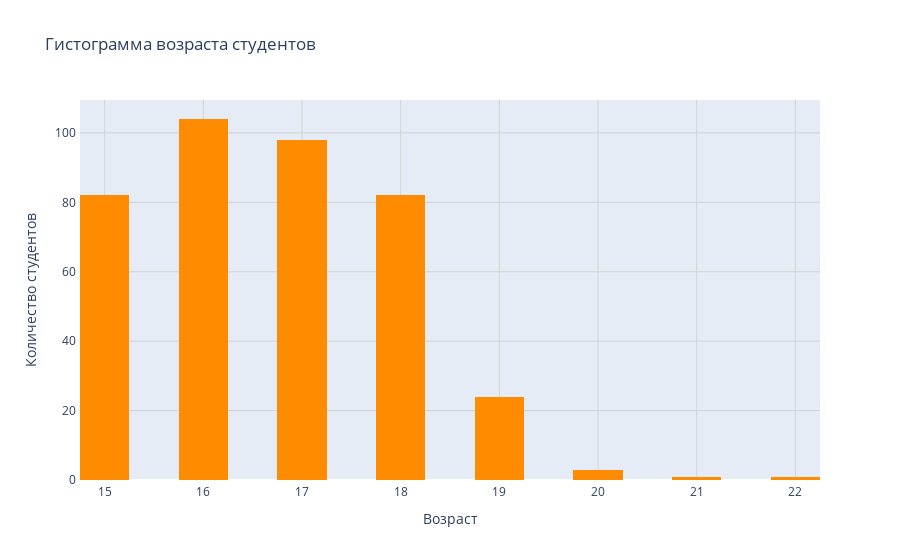

Notebook code for this chart:
### Markdown cell above
Для чего датасет
====
Датасет "Student Alcohol Consumption" содержит информацию о студентах и в частности о потреблении ими алкоголя. Этот датасет может быть полезен для различных анализов и исследований в области образования и здоровья студентов. Вот несколько причин, почему этот датасет может быть полезным:

    Изучение факторов, влияющих на успеваемость студентов: Вы можете использовать этот датасет, чтобы выяснить, как различные факторы, такие как уровень образования родителей, время, проведенное за учебой, и потребление алкоголя, влияют на успеваемость студентов.

    Анализ влияния здоровья и потребления алкоголя: Датасет включает информацию о здоровье студентов и их потреблении алкоголя. Это может быть полезно для изучения связи между здоровьем и образом жизни студентов.

    Разработка стратегий для улучшения образования: Исследование этого датасета может помочь школам и учебным заведениям разработать стратегии для улучшения успеваемости студентов и их общего благосостояния.

    Предсказание успеваемости студентов: На основе данных о студентах можно попытаться разработать модель для предсказания их будущей успеваемости.

    Анализ социальных и гендерных аспектов образования: Датасет также включает информацию о социальных и гендерных характеристиках студентов, что позволяет изучать социальные тенденции в образовании.

В датасете содержатся различные числовые и категориальные признаки, которые могут быть использованы для проведения анализа и построения моделей машинного обучения. Исследование этого датасета может принести пользу как образовательным учреждениям, так и исследователям в области образования и здоровья.

### Code cell
# Гистограмма возраста студентов
fig = px.histogram(df, x="age", nbins=15, color_discrete_sequence = ['darkorange'], title="Гистограмма возраста студентов")

# Настройка параметров сетки и разделения для оси x
fig.update_xaxes(
    title="Возраст",
    showgrid=True,  # Отображать линии сетки для оси x
    gridcolor="lightgray",  # Цвет линий сетки
    showline=True,  # Отображать линию оси x
    linewidth=2,  # Толщина линии оси x
    mirror=True  # Отобразить линию оси x внутри графика
)

# Настройка параметров сетки и разделения для оси y
fig.update_yaxes(
    title="Количество студентов",
    showgrid=True,  # Отображать линии сетки для оси y
    gridcolor="lightgray",  # Цвет линий сетки
    showline=True,  # Отображать линию оси y
    linewidth=2,  # Толщина линии оси y
    mirror=True  # Отобразить линию оси y внутри графика
)

# Убераем легенду
fig.update_layout(showlegend=False)

# Отображаем гистограмму
fig.show()

### Figure 1 — Plotly figure (JSON) as saved in the notebook; plotly's stock layout.template omitted (floating-point values rounded to 4 significant figures; data arrays with more than 128 entries replaced by an {"elided": "..."} marker saying what was removed)
{"data": [{"alignmentgroup": "True", "bingroup": "x", "hovertemplate": "age=%{x}<br>count=%{y}<extra></extra>", "legendgroup": "", "marker": {"color": "darkorange", "pattern": {"shape": ""}}, "name": "", "nbinsx": 15, "offsetgroup": "", "orientation": "v", "showlegend": false, "type": "histogram", "x": {"elided": "395 int values"}, "xaxis": "x", "yaxis": "y"}], "layout": {"barmode": "relative", "legend": {"tracegroupgap": 0}, "showlegend": false, "title": {"text": "Гистограмма возраста студентов"}, "xaxis": {"anchor": "y", "domain": [0, 1], "gridcolor": "lightgray", "linewidth": 2, "mirror": true, "showgrid": true, "showline": true, "title": {"text": "Возраст"}}, "yaxis": {"anchor": "x", "domain": [0, 1], "gridcolor": "lightgray", "linewidth": 2, "mirror": true, "showgrid": true, "showline": true, "title": {"text": "Количество студентов"}}}}
